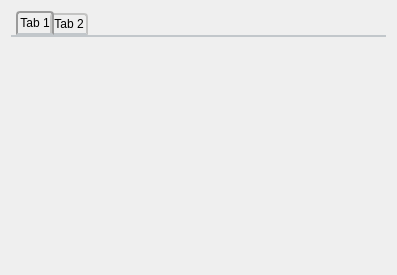
<ui version="4.0" >
 <class>MsgWindow</class>
 <widget class="QWidget" name="MsgWindow" >
  <property name="geometry" >
   <rect>
    <x>0</x>
    <y>0</y>
    <width>397</width>
    <height>275</height>
   </rect>
  </property>
  <property name="windowTitle" >
   <string>Form</string>
  </property>
  <layout class="QVBoxLayout" name="verticalLayout" >
   <item>
    <widget class="FxMyTabWidget" name="tabWidget" >
     <property name="styleSheet" >
      <string notr="true" >QTabWidget {
background-color:rgb(246,243,243);
}
QTabWidget::pane { /* The tab widget frame */
         border-top: 2px solid #C2C7CB;
     }
     QTabWidget::tab-bar {
         left: 5px; /* move to the right by 5px */
     }
     /* Style the tab using the tab sub-control. Note that
         it reads QTabBar _not_ QTabWidget */
     QTabBar::tab {
         background: qlineargradient(x1: 0, y1: 0, x2: 0, y2: 1,
                                     stop: 0 #E1E1E1, stop: 0.4 #DDDDDD,
                                     stop: 0.5 #D8D8D8, stop: 1.0 #D3D3D3);
         border: 2px solid #C4C4C3;
         border-bottom-color: #C2C7CB; /* same as the pane color */
         border-top-left-radius: 4px;
         border-top-right-radius: 4px;
         min-width: 8ex;
         padding: 2px;
     }
     QTabBar::tab:selected, QTabBar::tab:hover {
         background: qlineargradient(x1: 0, y1: 0, x2: 0, y2: 1,
                                     stop: 0 #fafafa, stop: 0.4 #f4f4f4,
                                     stop: 0.5 #e7e7e7, stop: 1.0 #fafafa);
     }
     QTabBar::tab:selected {
         border-color: #9B9B9B;
         border-bottom-color: #C2C7CB; /* same as pane color */
     }
     QTabBar::tab:!selected {
         margin-top: 2px; /* make non-selected tabs look smaller */
     }
     /* make use of negative margins for overlapping tabs */
     QTabBar::tab:selected {
         /* expand/overlap to the left and right by 4px */
         margin-left: -4px;
         margin-right: -4px;
     }
     QTabBar::tab:first:selected {
         margin-left: 0; /* the first selected tab has nothing to overlap with on the left */
     }
     QTabBar::tab:last:selected {
         margin-right: 0; /* the last selected tab has nothing to overlap with on the right */
     }
     QTabBar::tab:only-one {
         margin: 0; /* if there is only one tab, we don't want overlapping margins */
     } </string>
     </property>
     <property name="currentIndex" >
      <number>0</number>
     </property>
     <widget class="QWidget" name="tab" >
      <attribute name="title" >
       <string>Tab 1</string>
      </attribute>
     </widget>
     <widget class="QWidget" name="tab_2" >
      <attribute name="title" >
       <string>Tab 2</string>
      </attribute>
     </widget>
    </widget>
   </item>
  </layout>
 </widget>
 <customwidgets>
  <customwidget>
   <class>FxMyTabWidget</class>
   <extends>QTabWidget</extends>
   <header>fxmytabwidget.h</header>
   <container>1</container>
  </customwidget>
 </customwidgets>
 <resources/>
 <connections/>
</ui>
